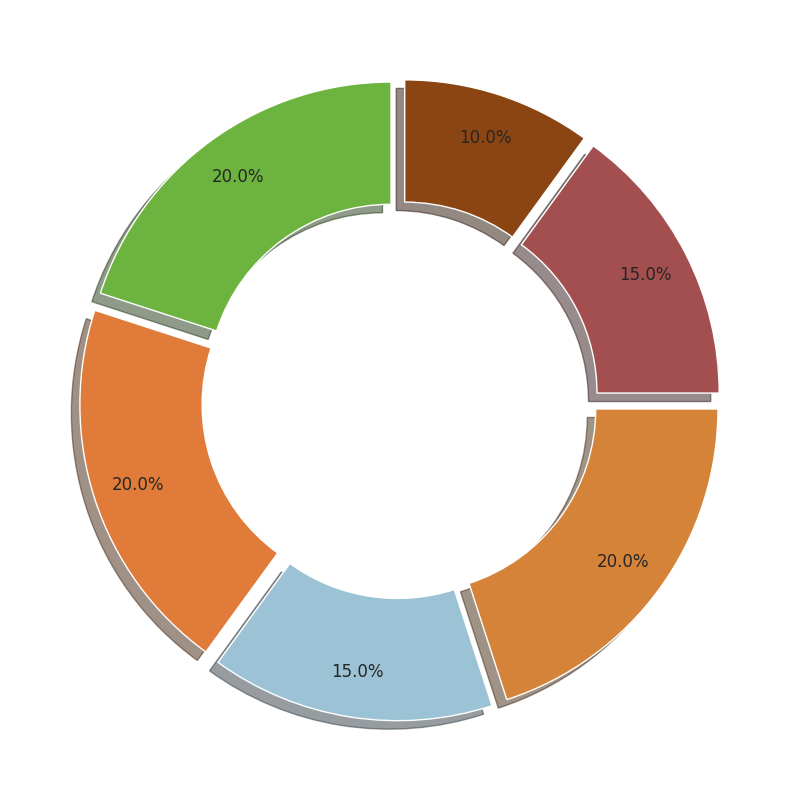

Here is the Python script that generated this plot:
import matplotlib.pyplot as plt
import numpy as np

# Data
consumption_percentages = [20, 20, 15, 20, 15, 10]
colors = ['#6db33f', '#e07b39', '#9cc3d5', '#d58339', '#a34f4f', '#8B4513']

# Create the figure and axes
fig, ax = plt.subplots(figsize=(8, 8), subplot_kw=dict(aspect="equal"))

# Donut chart
wedges, texts, autotexts = ax.pie(
    consumption_percentages, colors=colors,
    autopct='%1.1f%%', startangle=90, pctdistance=0.85, 
    wedgeprops=dict(width=0.4), shadow=True, explode=(0.05,) * len(consumption_percentages)
)

# Adjust layout
plt.tight_layout()

# Display the plot
plt.show()
